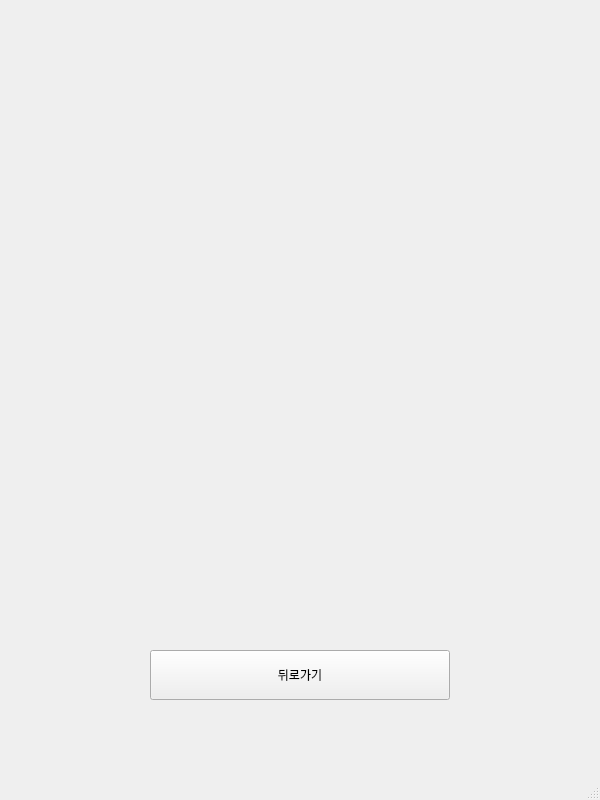
<?xml version="1.0" encoding="UTF-8"?>
<ui version="4.0">
 <class>MainWindow</class>
 <widget class="QMainWindow" name="MainWindow">
  <property name="geometry">
   <rect>
    <x>0</x>
    <y>0</y>
    <width>600</width>
    <height>800</height>
   </rect>
  </property>
  <property name="windowTitle">
   <string>MainWindow</string>
  </property>
  <widget class="QWidget" name="centralwidget">
   <widget class="QPushButton" name="pushButton">
    <property name="geometry">
     <rect>
      <x>150</x>
      <y>650</y>
      <width>300</width>
      <height>50</height>
     </rect>
    </property>
    <property name="text">
     <string>뒤로가기</string>
    </property>
   </widget>
  </widget>
  <widget class="QMenuBar" name="menubar">
   <property name="geometry">
    <rect>
     <x>0</x>
     <y>0</y>
     <width>600</width>
     <height>24</height>
    </rect>
   </property>
  </widget>
  <widget class="QStatusBar" name="statusbar"/>
 </widget>
 <resources/>
 <connections>
  <connection>
   <sender>pushButton</sender>
   <signal>clicked()</signal>
   <receiver>MainWindow</receiver>
   <slot>PlayToGame()</slot>
   <hints>
    <hint type="sourcelabel">
     <x>233</x>
     <y>692</y>
    </hint>
    <hint type="destinationlabel">
     <x>57</x>
     <y>634</y>
    </hint>
   </hints>
  </connection>
 </connections>
 <slots>
  <slot>PlayToGame()</slot>
 </slots>
</ui>
